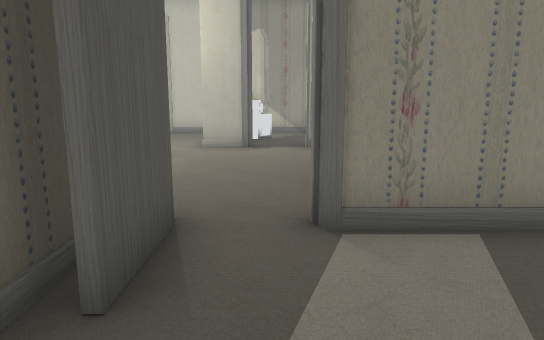
view 1 (above)

15 first-person views from a walk through a Unity game level. The camera is 1.3 m above the floor, tilts 10° down and sees 70° across. The floor is counted in squares, 1 m on a side. Each view is taken from the middle of a square. On the plan, view 1 faces up. The plan holds only what a view shows up to about 16 squares ahead; the rest is blank. The place goes on beyond the plan. The player character is not drawn. Some animated figures are left out. Door leaves are left out, so doorways stand open.

view 2
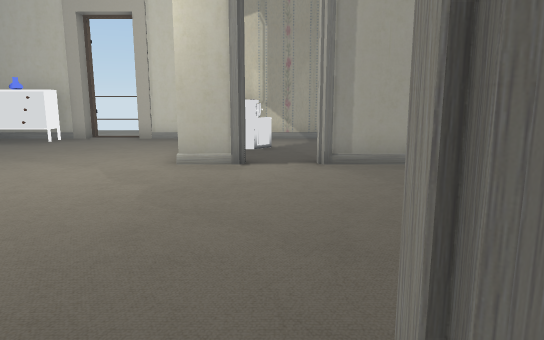

view 3
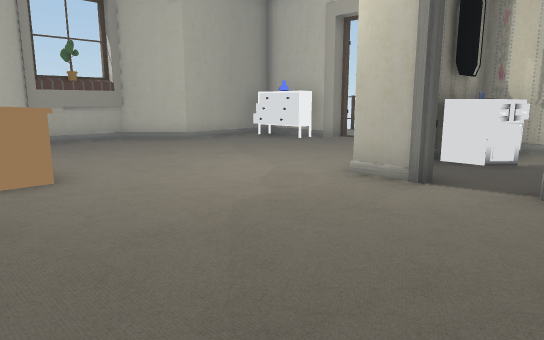

view 4
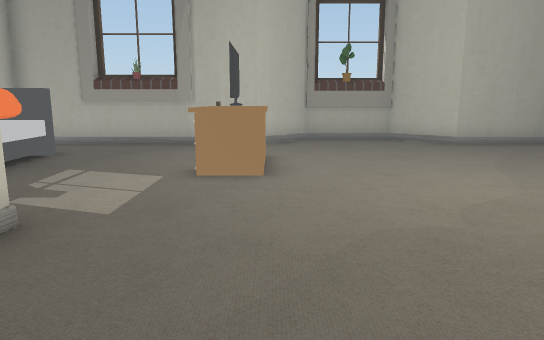

view 5
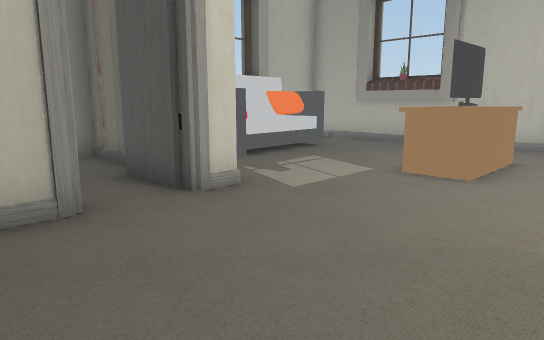

view 6
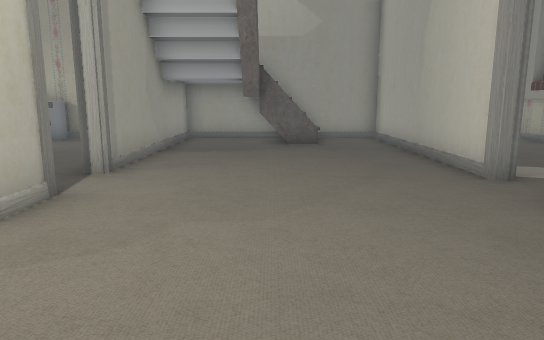

view 7
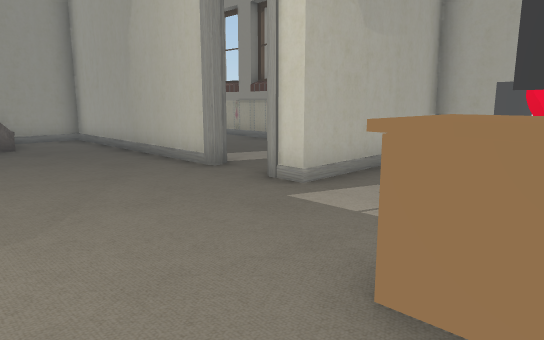

view 8
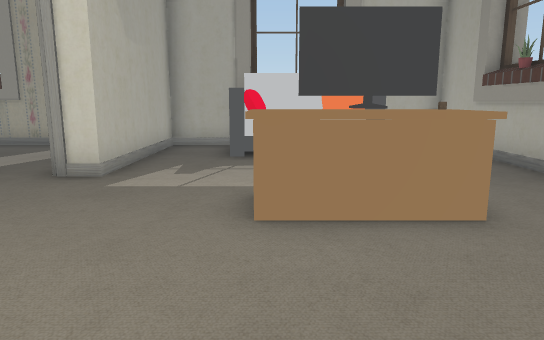

view 9
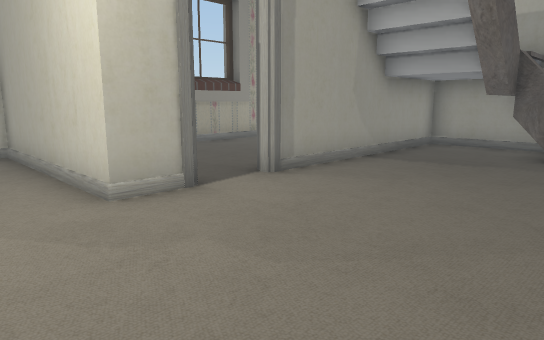

view 10
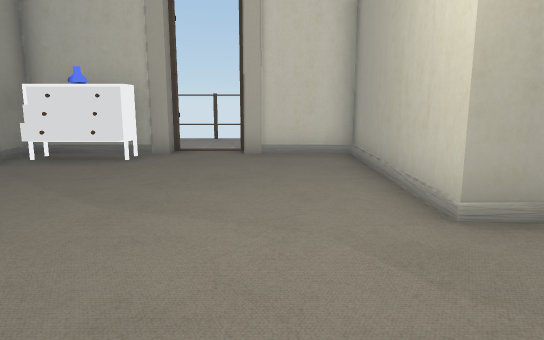

view 11
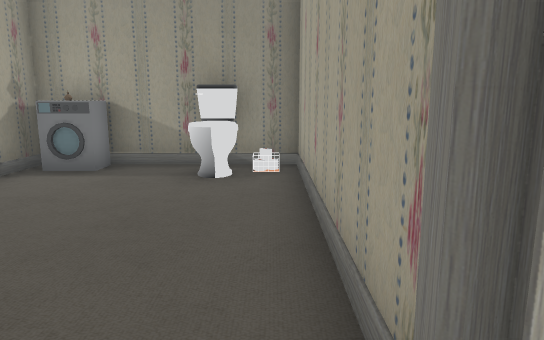

view 12
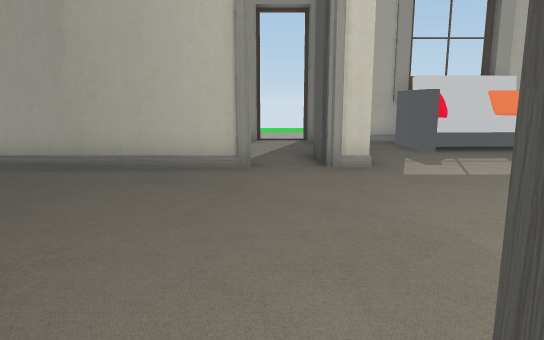

view 13
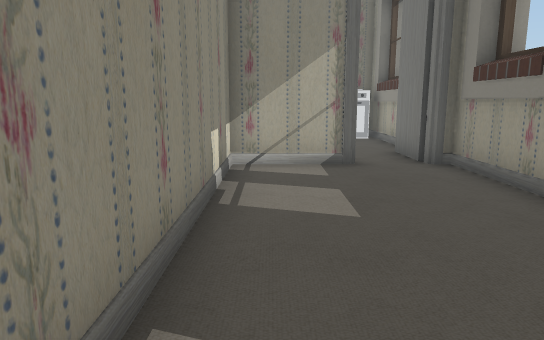

view 14
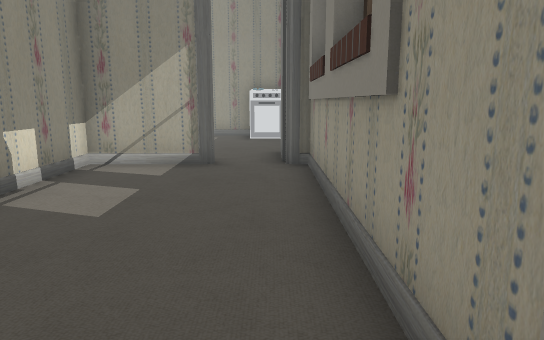

view 15
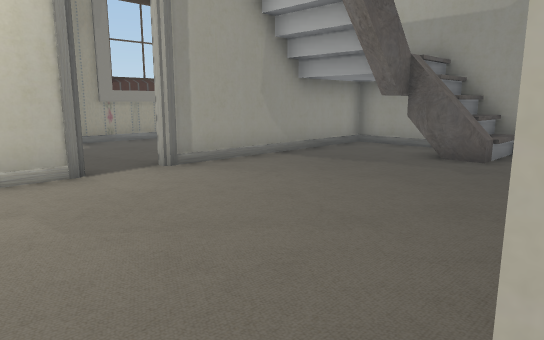

### Floor plan
Points are (right, up) in squares from view 1. A wall is a line through its corners. A room is listed if a view was taken in it or the views show most of it. See-through windows are left out.
Room 1 (views 1, 2, 13, 14)
walls: (0.5, -0.8) (8.1, -0.8) (8.1, -0.2); (-1, 4.2) (-1, 2.1); (-1.6, 3.3) (-1.6, -0.8) (-1, -0.8); (8.1, 1.1) (8.1, 3.9) (0.5, 3.9) (0.5, 4.2)
ways out: opening at (0, 4) to room 2; open door at (-0.3, -1.3)
Room 2 (views 3, 4, 5)
walls: (5.5, 8.4) (5.5, 8.9); (0.5, 4.2) (5.4, 4.2); (6, 6.5) (6, 8.4) (5.3, 8.4) (5.3, 8.9); (-0.6, 11.5) (-0.6, 11.1) (-2, 11.1); (5.4, 11.1) (1, 11.1) (1, 11.5)
ways out: opening at (0, 4) to room 1; opening at (-2, 8.5) to room 3; open door at (-3.5, 8) to room 3; open door at (-1, 5.5) to room 3; opening at (0, 11) to room 4; opening at (6, 5.5) to room 5; opening at (6, 10) to room 5
Room 3 (views 6, 7, 8, 9, 10, 15)
walls: (-2, 11.1) (-2, 16.8) (-4.8, 16.8); (-11.6, 8.1) (-10, 6.6) (-10, -0.8) (-7.9, -0.8); (-6.6, 16.8) (-10, 16.8) (-10, 12.8) (-11.6, 11.2); (-4.5, -0.8) (-2, -0.8) (-2, 4.2) (-1, 4.2)
ways out: opening at (-2, 8.5) to room 2; open door at (-3.5, 8) to room 2; open door at (-1, 5.5) to room 2; open door at (-10.5, 9.5); open door at (-5.5, 17)
objects: other object (-9, 15) to (-7, 16); other object (-8, 0) to (-4, 2); other object (-7, 6) to (-5, 7)
Room 4 (views 11, 12)
walls: (1, 11.5) (8.1, 11.5) (8.1, 16.8) (-0.8, 16.8); (-1.6, 16.6) (-1.6, 13.8)
ways out: opening at (0, 11) to room 2; open door at (-1, 12.5); open door at (-1, 17)
objects: other object (-1, 14) to (0, 16); other object (-1, 15); other object (6, 13) to (7, 13); other object (7, 16)
Room 5 (no view inside)
walls: (6.5, 7.4) (6, 7.4); (6.5, 7.8) (6, 7.8); (5.4, 4.2) (8.1, 4.2) (8.1, 11.1) (5.4, 11.1)
low walls: (6.5, 6.8) (6, 6.8)
ways out: opening at (6, 5.5) to room 2; opening at (6, 10) to room 2

Positions as (right, up) in squares from view 1, and headings:
1: (0, 0), facing up
2: (0, 3), facing up
3: (2, 5), facing up-left
4: (2, 7), facing left
5: (2, 9), facing down-left
6: (-6, 8), facing right
7: (-6, 9), facing down-right
8: (-5, 11), facing down
9: (-4, 6), facing up-right
10: (-4, 7), facing up
11: (0, 12), facing right
12: (0, 12), facing down
13: (0, 3), facing right
14: (0, 0), facing right
15: (-3, 4), facing up-right
